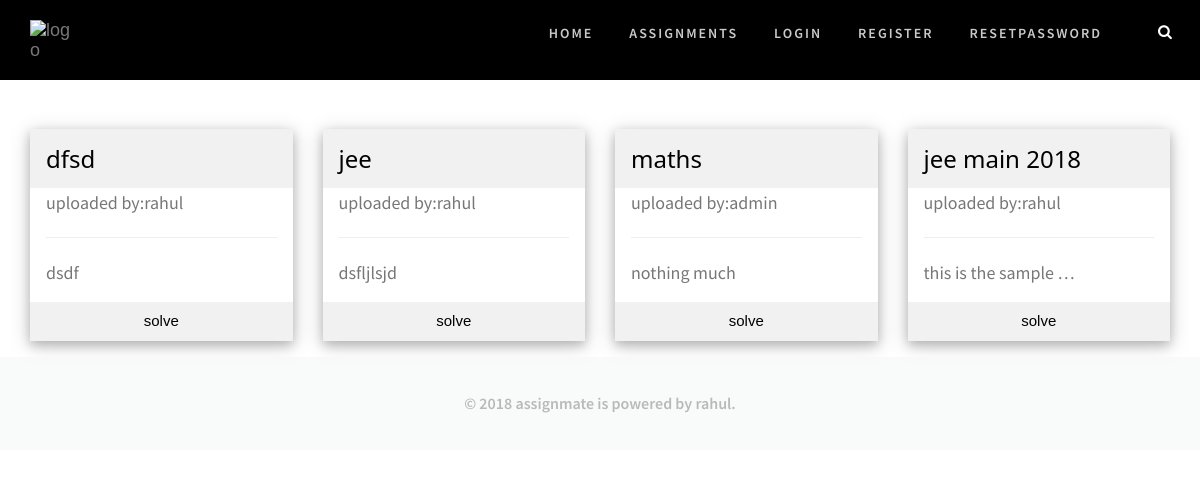
/index_jee_main, run on the app's committed database.
### assignment/models.py (models this page shows, shortened)
class Assignment(models.Model):
    user = models.ForeignKey(User, on_delete=models.CASCADE)
    title=models.CharField(max_length=30,default='assignment')
    discription=models.CharField(max_length=500)
    category=models.CharField(max_length=30,blank=True)
    created = models.DateTimeField(auto_now=True)
    objects = AssignmentManager()
    class Meta:
        ordering = ["-created"]
    def __str__(self):
        return self.title

### assignment/views.py (the view)
# urls.py: path('index_jee_main',index_jee_main,name='index_jee_main'),
def index_jee_main(request):
    heading='Jee-Main'
    list = Assignment.objects.jee_main().order_by('-created')
    return render(request, 'assignment/index_exam.html', {'heading':heading,'list': list})

### assignment/models.py (called while the page is built)
    def jee_main(self):
        return self.filter(category='jee_main')

    def get_queryset(self):
        return AssignmentQuerySet(self.model,using=self._db)

    def jee_main(self):
        return self.get_queryset().jee_main()

### assignment/templates/assignment/index_exam.html (shortened to what this page needs)
{% extends 'accounts/base.html'%}
{% block body %}
<br>
<div class="container">
    <div class="row">
        {% for assignment in list %}
        <div class="col-lg-3 col-md-3 col-sm-6 col-xs-12 w3-section">
            <div class="w3-card-4 ">
            <header class="w3-container w3-light-grey">
              <a href="{% url 'assignment:assignment' assignment.id %}"><h3>{{ assignment|truncatechars_html:15 }}</h3></a>
            </header>
            <div class="w3-container">
              <p>uploaded by:{{assignment.user}}</p>
              <hr>
              <a href="javascript:void(0);" data-toggle="tooltip" data-placement="top" title="{{assignment.discription}}"><p>{{assignment.discription|truncatechars_html:20}}</p></a>
            </div>
            <a href="{% url 'assignment:assignment' assignment.id %}"><button class="w3-button w3-block w3-light-grey"> solve</button></a>
            </div>
        </div>
        {% endfor %}
    </div>
</div>
{% endblock %}

### accounts/static/accounts/css/style.css (style rules this page uses)
article, aside, details, figcaption, figure, footer, header, hgroup, menu, nav, section { display: block; }
a, input, button, select, textarea { outline: none; }
a { outline: none; text-decoration: none; color: #f1868a; transition: all 0.3s ease-in-out; -webkit-transition: all 0.3s ease-in-out; -moz-transition: all 0.3s ease-in-out; -ms-transition: all 0.3s ease-in-out; }
body { margin: 0; font-size: 14px; color: #686868; -webkit-font-smoothing: antialiased; -moz-osx-font-smoothing: grayscale; overflow-x: hidden; word-wrap: break-word; font-family: 'Playfair Display', serif; }
h3 { font-size: 22px; line-height: 39px; }
h1, h2, h3, h4, h5, h6 { margin: 0; font-weight: 400; }
p { font-size: 18px; line-height: 29px; margin: 0 0 15px; color: #777777; font-family: 'Source Sans Pro', sans-serif; }

### accounts/static/accounts/css/w3.css (style rules this page uses)
*,*:before,*:after { box-sizing:inherit }
html { -ms-text-size-adjust:100%;-webkit-text-size-adjust:100% }
body { margin:0 }
article,aside,details,figcaption,figure,footer,header,main,menu,nav,section,summary { display:block }
a { background-color:transparent;-webkit-text-decoration-skip:objects }
hr { box-sizing:content-box;height:0;overflow:visible }
button,input,select,textarea { font:inherit;margin:0 }
button,input { overflow:visible }
button,select { text-transform:none }
button,html [type=button],[type=reset],[type=submit] { -webkit-appearance:button }
html,body { font-family:Verdana,sans-serif;font-size:15px;line-height:1.5 }
html { overflow-x:hidden }
h3 { font-size:24px }
h1,h2,h3,h4,h5,h6 { font-family:"Segoe UI",Arial,sans-serif;font-weight:400;margin:10px 0 }
hr { border:0;border-top:1px solid #eee;margin:20px 0 }
a { color:inherit }
.w3-btn,.w3-button { border:none;display:inline-block;padding:8px 16px;vertical-align:middle;overflow:hidden;text-decoration:none;color:inherit;background-color:inherit;text-align:center;cursor:pointer;white-space:nowrap }
.w3-btn,.w3-button { -webkit-touch-callout:none;-webkit-user-select:none;-khtml-user-select:none;-moz-user-select:none;-ms-user-select:none;user-select:none }
.w3-block { display:block;width:100% }
.w3-container:after,.w3-container:before,.w3-panel:after,.w3-panel:before,.w3-row:after,.w3-row:before,.w3-row-padding:after,.w3-row-padding:before, .w3-cell-row:before,.w3-cell-row:after,.w3-clear:after,.w3-clear:before,.w3-bar:before,.w3-bar:after { content:"";display:table;clear:both }
.w3-container,.w3-panel { padding:0.01em 16px }
.w3-card-4,.w3-hover-shadow:hover { box-shadow:0 4px 10px 0 rgba(0,0,0,0.2),0 4px 20px 0 rgba(0,0,0,0.19) }
.w3-section,.w3-code { margin-top:16px!important;margin-bottom:16px!important }
.w3-light-grey,.w3-hover-light-grey:hover,.w3-light-gray,.w3-hover-light-gray:hover { color:#000!important;background-color:#f1f1f1!important }

### accounts/templates/accounts/base.html (style rules this page uses)
* { box-sizing: border-box; }

### data on the page
Assignment: title "dfsd", user "rahul", discription "dsdf"
Assignment: title "jee", user "rahul", discription "dsfljlsjd"
Assignment: title "maths", user "admin", discription "nothing much"
Assignment: title "jee main 2018", user "rahul", discription "this is the sample …"
